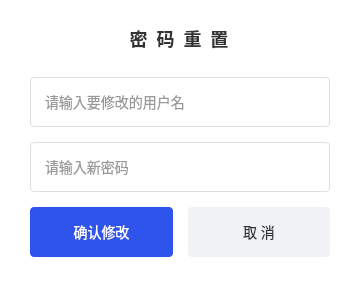
<?xml version="1.0" encoding="UTF-8"?>
<ui version="4.0">
 <class>ForgetPwd</class>
 <widget class="QDialog" name="ForgetPwd">
  <property name="geometry">
   <rect>
    <x>0</x>
    <y>0</y>
    <width>360</width>
    <height>260</height>
   </rect>
  </property>
  <property name="windowTitle">
   <string>安全验证 - 修改密码</string>
  </property>
  <property name="styleSheet">
   <string notr="true">QDialog { background-color: #FFFFFF; }</string>
  </property>
  <layout class="QVBoxLayout" name="verticalLayout">
   <property name="spacing">
    <number>15</number>
   </property>
   <property name="leftMargin">
    <number>30</number>
   </property>
   <property name="topMargin">
    <number>25</number>
   </property>
   <property name="rightMargin">
    <number>30</number>
   </property>
   <property name="bottomMargin">
    <number>25</number>
   </property>
   <item>
    <widget class="QLabel" name="titleLabel">
     <property name="styleSheet">
      <string notr="true">font-size: 18px; font-weight: bold; color: #333333; letter-spacing: 2px;</string>
     </property>
     <property name="text">
      <string>密 码 重 置</string>
     </property>
     <property name="alignment">
      <set>Qt::AlignCenter</set>
     </property>
    </widget>
   </item>
   <item>
    <spacer name="verticalSpacer">
     <property name="orientation">
      <enum>Qt::Vertical</enum>
     </property>
     <property name="sizeType">
      <enum>QSizePolicy::Fixed</enum>
     </property>
     <property name="sizeHint" stdset="0">
      <size>
       <width>20</width>
       <height>10</height>
      </size>
     </property>
    </spacer>
   </item>
   <item>
    <widget class="QLineEdit" name="userEdit">
     <property name="styleSheet">
      <string notr="true">QLineEdit {
    border: 1px solid #DCDFE6;
    border-radius: 4px;
    padding: 8px 12px;
    font-size: 14px;
    color: #333333;
    background-color: #FFFFFF;
    min-height: 32px;
}
QLineEdit:focus {
    border: 1px solid #2F54EB;
    background-color: #F4F6FB;
}
QLineEdit::placeholder {
    color: #909399;
}</string>
     </property>
     <property name="placeholderText">
      <string>请输入要修改的用户名</string>
     </property>
    </widget>
   </item>
   <item>
    <widget class="QLineEdit" name="pwdEdit">
     <property name="styleSheet">
      <string notr="true">QLineEdit {
    border: 1px solid #DCDFE6;
    border-radius: 4px;
    padding: 8px 12px;
    font-size: 14px;
    color: #333333;
    background-color: #FFFFFF;
    min-height: 32px;
}
QLineEdit:focus {
    border: 1px solid #2F54EB;
    background-color: #F4F6FB;
}
QLineEdit::placeholder {
    color: #909399;
}</string>
     </property>
     <property name="echoMode">
      <enum>QLineEdit::Password</enum>
     </property>
     <property name="placeholderText">
      <string>请输入新密码</string>
     </property>
    </widget>
   </item>
   <item>
    <spacer name="verticalSpacer_2">
     <property name="orientation">
      <enum>Qt::Vertical</enum>
     </property>
     <property name="sizeType">
      <enum>QSizePolicy::Expanding</enum>
     </property>
     <property name="sizeHint" stdset="0">
      <size>
       <width>20</width>
       <height>40</height>
      </size>
     </property>
    </spacer>
   </item>
   <item>
    <layout class="QHBoxLayout" name="horizontalLayout">
     <property name="spacing">
      <number>15</number>
     </property>
     <item>
      <widget class="QPushButton" name="btnOk">
       <property name="cursor">
        <cursorShape>PointingHandCursor</cursorShape>
       </property>
       <property name="styleSheet">
        <string notr="true">QPushButton {
    background-color: #2F54EB;
    color: #FFFFFF;
    border: none;
    border-radius: 4px;
    padding: 8px 0;
    font-size: 14px;
    min-height: 34px;
}
QPushButton:hover { background-color: #1D39C4; }
QPushButton:pressed { background-color: #182E99; }</string>
       </property>
       <property name="text">
        <string>确认修改</string>
       </property>
      </widget>
     </item>
     <item>
      <widget class="QPushButton" name="btnCancel">
       <property name="cursor">
        <cursorShape>PointingHandCursor</cursorShape>
       </property>
       <property name="styleSheet">
        <string notr="true">QPushButton {
    background-color: #F0F2F5;
    color: #333333;
    border: none;
    border-radius: 4px;
    padding: 8px 0;
    font-size: 14px;
    min-height: 34px;
}
QPushButton:hover { background-color: #E5E6EB; }
QPushButton:pressed { background-color: #C9CDD4; }</string>
       </property>
       <property name="text">
        <string>取 消</string>
       </property>
      </widget>
     </item>
    </layout>
   </item>
  </layout>
 </widget>
 <resources/>
 <connections/>
</ui>
